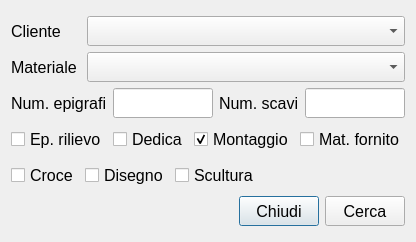
<?xml version="1.0" encoding="UTF-8"?>
<ui version="4.0">
 <class>TombsAlikeClass</class>
 <widget class="QDialog" name="TombsAlikeClass">
  <property name="geometry">
   <rect>
    <x>0</x>
    <y>0</y>
    <width>403</width>
    <height>242</height>
   </rect>
  </property>
  <property name="minimumSize">
   <size>
    <width>0</width>
    <height>0</height>
   </size>
  </property>
  <property name="maximumSize">
   <size>
    <width>16777215</width>
    <height>245</height>
   </size>
  </property>
  <property name="font">
   <font>
    <pointsize>12</pointsize>
   </font>
  </property>
  <property name="windowTitle">
   <string>Dialog</string>
  </property>
  <layout class="QGridLayout" name="gridLayout">
   <item row="0" column="0">
    <layout class="QVBoxLayout" name="mainContainer">
     <item>
      <layout class="QHBoxLayout" name="horizontalLayout">
       <item>
        <widget class="QLabel" name="lblClient">
         <property name="minimumSize">
          <size>
           <width>0</width>
           <height>30</height>
          </size>
         </property>
         <property name="maximumSize">
          <size>
           <width>70</width>
           <height>30</height>
          </size>
         </property>
         <property name="text">
          <string>Cliente</string>
         </property>
        </widget>
       </item>
       <item>
        <widget class="QComboBox" name="cbClient">
         <property name="minimumSize">
          <size>
           <width>0</width>
           <height>30</height>
          </size>
         </property>
         <property name="maximumSize">
          <size>
           <width>16777215</width>
           <height>30</height>
          </size>
         </property>
        </widget>
       </item>
      </layout>
     </item>
     <item>
      <layout class="QHBoxLayout" name="horizontalLayout_2">
       <item>
        <widget class="QLabel" name="lblMaterial">
         <property name="minimumSize">
          <size>
           <width>0</width>
           <height>30</height>
          </size>
         </property>
         <property name="maximumSize">
          <size>
           <width>70</width>
           <height>30</height>
          </size>
         </property>
         <property name="text">
          <string>Materiale</string>
         </property>
        </widget>
       </item>
       <item>
        <widget class="QComboBox" name="cbMaterial">
         <property name="minimumSize">
          <size>
           <width>0</width>
           <height>30</height>
          </size>
         </property>
        </widget>
       </item>
      </layout>
     </item>
     <item>
      <layout class="QHBoxLayout" name="horizontalLayout_4">
       <item>
        <widget class="QLabel" name="lblEpigraphs">
         <property name="minimumSize">
          <size>
           <width>0</width>
           <height>30</height>
          </size>
         </property>
         <property name="text">
          <string>Num. epigrafi</string>
         </property>
        </widget>
       </item>
       <item>
        <widget class="QLineEdit" name="leEpigraphs">
         <property name="minimumSize">
          <size>
           <width>0</width>
           <height>30</height>
          </size>
         </property>
        </widget>
       </item>
       <item>
        <widget class="QLabel" name="lblPits">
         <property name="minimumSize">
          <size>
           <width>0</width>
           <height>30</height>
          </size>
         </property>
         <property name="text">
          <string>Num. scavi</string>
         </property>
        </widget>
       </item>
       <item>
        <widget class="QLineEdit" name="lePits">
         <property name="minimumSize">
          <size>
           <width>0</width>
           <height>30</height>
          </size>
         </property>
        </widget>
       </item>
      </layout>
     </item>
     <item>
      <layout class="QHBoxLayout" name="horizontalLayout_5">
       <item>
        <widget class="QCheckBox" name="chbEpRelief">
         <property name="minimumSize">
          <size>
           <width>0</width>
           <height>30</height>
          </size>
         </property>
         <property name="text">
          <string>Ep. rilievo</string>
         </property>
        </widget>
       </item>
       <item>
        <widget class="QCheckBox" name="chbInscription">
         <property name="minimumSize">
          <size>
           <width>0</width>
           <height>30</height>
          </size>
         </property>
         <property name="text">
          <string>Dedica</string>
         </property>
        </widget>
       </item>
       <item>
        <widget class="QCheckBox" name="chbMount">
         <property name="minimumSize">
          <size>
           <width>0</width>
           <height>30</height>
          </size>
         </property>
         <property name="text">
          <string>Montaggio</string>
         </property>
         <property name="checked">
          <bool>true</bool>
         </property>
        </widget>
       </item>
       <item>
        <widget class="QCheckBox" name="chbMatProvided">
         <property name="minimumSize">
          <size>
           <width>0</width>
           <height>30</height>
          </size>
         </property>
         <property name="text">
          <string>Mat. fornito</string>
         </property>
        </widget>
       </item>
      </layout>
     </item>
     <item>
      <layout class="QHBoxLayout" name="horizontalLayout_3">
       <item>
        <widget class="QCheckBox" name="chbCross">
         <property name="minimumSize">
          <size>
           <width>0</width>
           <height>30</height>
          </size>
         </property>
         <property name="text">
          <string>Croce</string>
         </property>
        </widget>
       </item>
       <item>
        <widget class="QCheckBox" name="chbDrawing">
         <property name="minimumSize">
          <size>
           <width>0</width>
           <height>30</height>
          </size>
         </property>
         <property name="text">
          <string>Disegno</string>
         </property>
        </widget>
       </item>
       <item>
        <widget class="QCheckBox" name="chbSculpture">
         <property name="minimumSize">
          <size>
           <width>0</width>
           <height>30</height>
          </size>
         </property>
         <property name="text">
          <string>Scultura</string>
         </property>
        </widget>
       </item>
       <item>
        <spacer name="horizontalSpacer">
         <property name="orientation">
          <enum>Qt::Orientation::Horizontal</enum>
         </property>
         <property name="sizeHint" stdset="0">
          <size>
           <width>40</width>
           <height>20</height>
          </size>
         </property>
        </spacer>
       </item>
      </layout>
     </item>
     <item>
      <layout class="QHBoxLayout" name="horizontalLayout_6">
       <item>
        <spacer name="horizontalSpacer_2">
         <property name="orientation">
          <enum>Qt::Orientation::Horizontal</enum>
         </property>
         <property name="sizeHint" stdset="0">
          <size>
           <width>40</width>
           <height>20</height>
          </size>
         </property>
        </spacer>
       </item>
       <item>
        <widget class="QPushButton" name="btnClose">
         <property name="minimumSize">
          <size>
           <width>0</width>
           <height>30</height>
          </size>
         </property>
         <property name="text">
          <string>Chiudi</string>
         </property>
        </widget>
       </item>
       <item>
        <widget class="QPushButton" name="btnSearch">
         <property name="minimumSize">
          <size>
           <width>0</width>
           <height>30</height>
          </size>
         </property>
         <property name="maximumSize">
          <size>
           <width>16777215</width>
           <height>30</height>
          </size>
         </property>
         <property name="text">
          <string>Cerca</string>
         </property>
        </widget>
       </item>
      </layout>
     </item>
    </layout>
   </item>
  </layout>
 </widget>
 <resources/>
 <connections/>
</ui>
